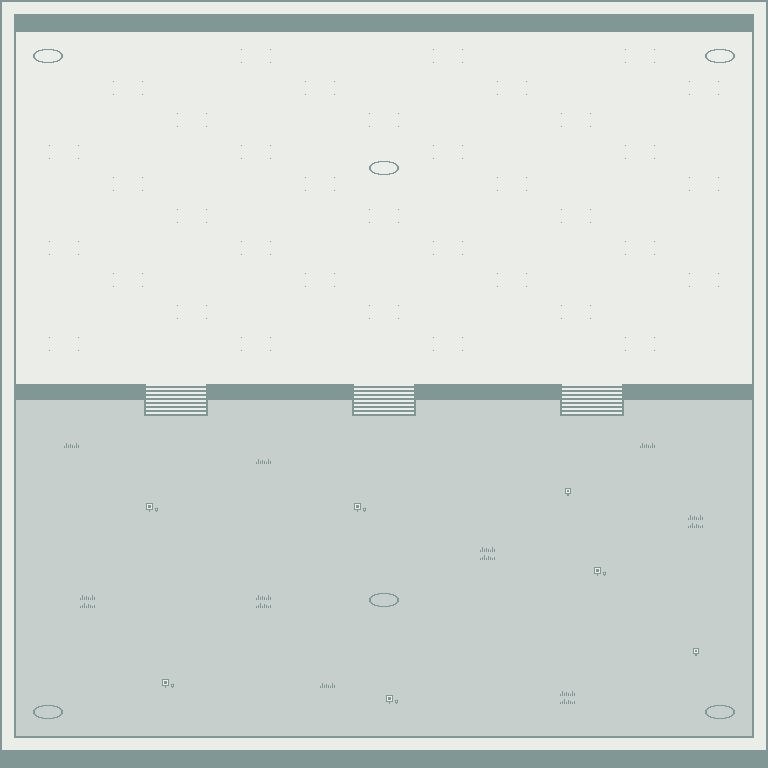

Tiled map render using the project's own tile images. Description and the map definition, with tile-layer contents summarised, below:
An orthogonal 48x48 tile map with 16x16 px tiles, 2 tile layers (Floor, GameplayLayer).

<map version="1.10" tiledversion="1.10.2" orientation="orthogonal" renderorder="right-down" width="48" height="48" tilewidth="16" tileheight="16" infinite="0" nextlayerid="4" nextobjectid="1">
 <tileset firstgid="1" source="../../WhiteVoid.tsx" />
 <layer id="2" name="Floor" width="48" height="48">
  <data>[2304 cells, 2304 non-empty, 2 distinct tile ids]</data>
 </layer>
 <layer id="1" name="GameplayLayer" width="48" height="48" tintcolor="#ffffff">
  <data>[2304 cells, 438 non-empty, 11 distinct tile ids]</data>
 </layer>
</map>
